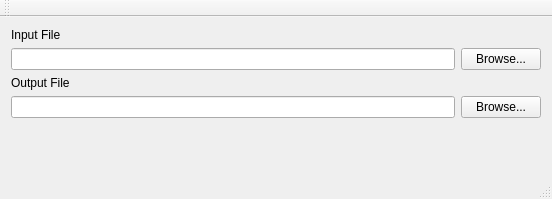
<?xml version="1.0" encoding="UTF-8"?>
<ui version="4.0">
 <class>MainWindow</class>
 <widget class="QMainWindow" name="MainWindow">
  <property name="geometry">
   <rect>
    <x>0</x>
    <y>0</y>
    <width>552</width>
    <height>199</height>
   </rect>
  </property>
  <property name="windowTitle">
   <string>MainWindow</string>
  </property>
  <widget class="QWidget" name="centralWidget">
   <layout class="QGridLayout" name="gridLayout">
    <item row="0" column="0">
     <widget class="QLabel" name="label">
      <property name="text">
       <string>Input File</string>
      </property>
     </widget>
    </item>
    <item row="1" column="0">
     <widget class="QLineEdit" name="LE_InputFile"/>
    </item>
    <item row="1" column="1">
     <widget class="QPushButton" name="BTN_InputBrowse">
      <property name="text">
       <string>Browse...</string>
      </property>
     </widget>
    </item>
    <item row="2" column="0">
     <widget class="QLabel" name="label_2">
      <property name="text">
       <string>Output File</string>
      </property>
     </widget>
    </item>
    <item row="3" column="0">
     <widget class="QLineEdit" name="LE_OutputFile"/>
    </item>
    <item row="3" column="1">
     <widget class="QPushButton" name="BTN_OutputBrowse">
      <property name="text">
       <string>Browse...</string>
      </property>
     </widget>
    </item>
    <item row="4" column="0">
     <spacer name="verticalSpacer_2">
      <property name="orientation">
       <enum>Qt::Vertical</enum>
      </property>
      <property name="sizeHint" stdset="0">
       <size>
        <width>20</width>
        <height>45</height>
       </size>
      </property>
     </spacer>
    </item>
   </layout>
  </widget>
  <widget class="QMenuBar" name="menuBar">
   <property name="geometry">
    <rect>
     <x>0</x>
     <y>0</y>
     <width>552</width>
     <height>21</height>
    </rect>
   </property>
  </widget>
  <widget class="QToolBar" name="mainToolBar">
   <attribute name="toolBarArea">
    <enum>TopToolBarArea</enum>
   </attribute>
   <attribute name="toolBarBreak">
    <bool>false</bool>
   </attribute>
  </widget>
  <widget class="QStatusBar" name="statusBar"/>
 </widget>
 <layoutdefault spacing="6" margin="11"/>
 <resources/>
 <connections/>
</ui>
